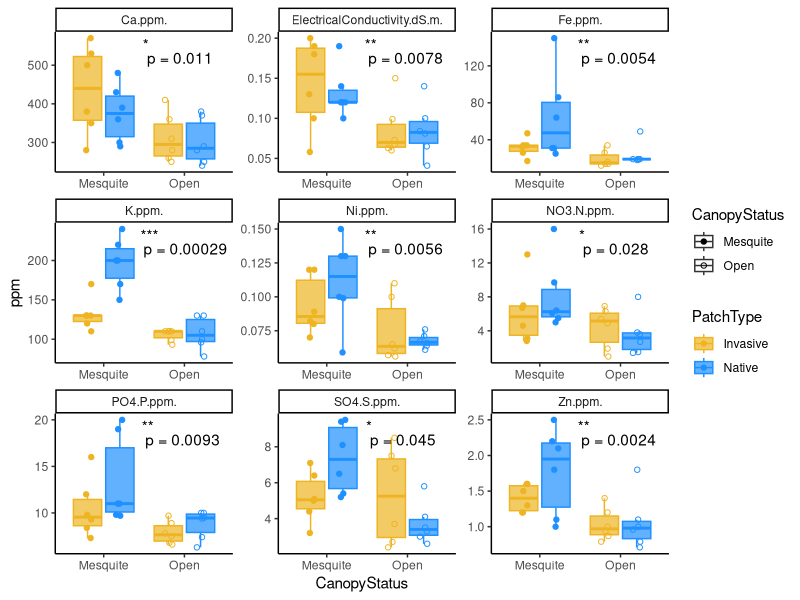
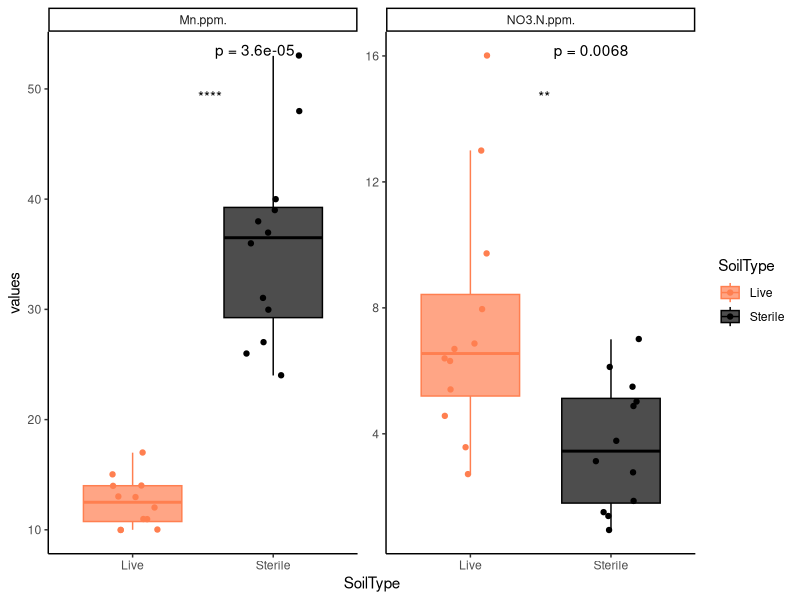
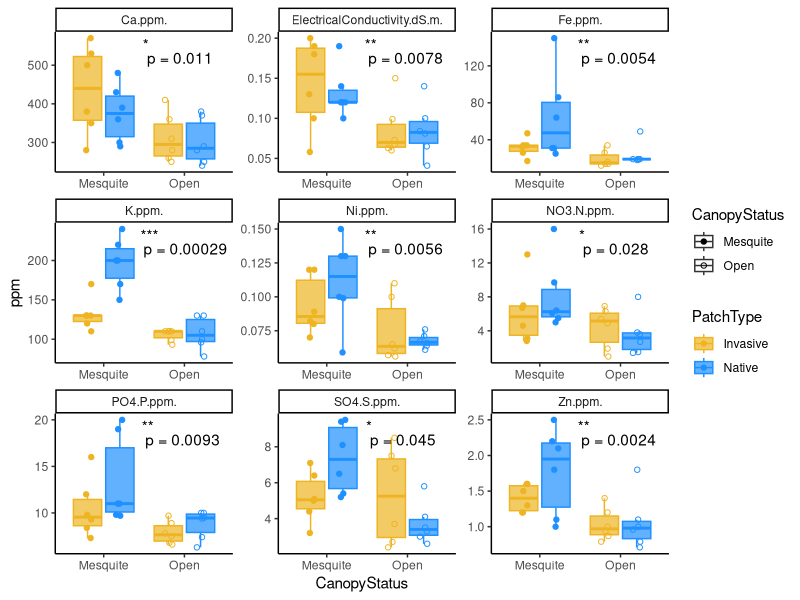
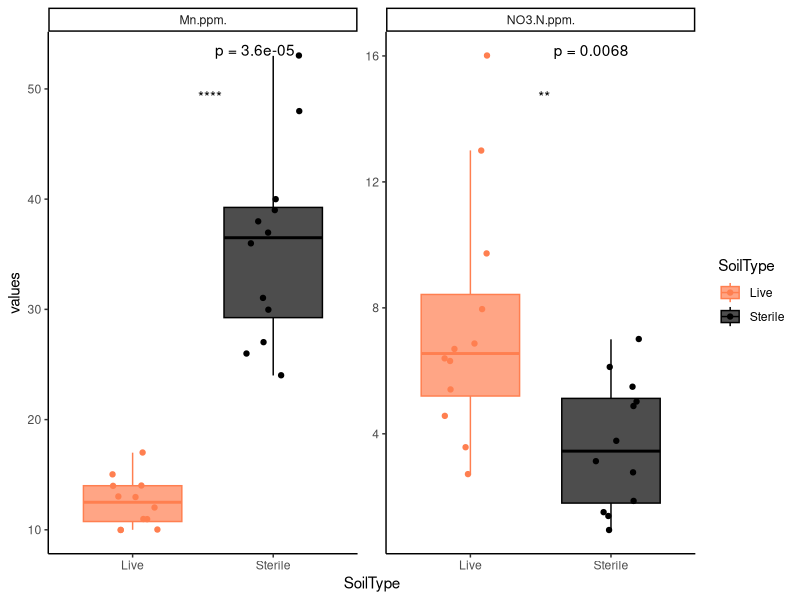

These charts were generated, in order, by the following R code:
#Monsoon Soil Endophytes

#Analysis Type Comparisons
#Taylor Portman
#21OCT22

#Read in libraries
library(dplyr)
library(ggplot2)
library(tidyr)
library(ggpubr)

#Set workind directory
setwd("/Volumes/GoogleDrive/My Drive/projects/MastersThesis/R/SRER_FieldExperiment")

#Read in data
dat<-read.csv("data_clean/MonsoonSoilChem_Clean.csv")
metadata<-read.csv("data_clean/MonsoonSoilMetadata_Clean.csv")
chem.long<-read.csv("data_clean/MonsoonSoilChem_Long_Clean.csv")

#Figure save file path
figures= 'MonsoonSoilChemistry/figures'


# Significant AnalysisType Comparisons ------------------------------------
sig.analysis1<-chem.long%>%
  filter(AnalysisType=="Ca.ppm."| AnalysisType=="Fe.ppm." | AnalysisType== "K.ppm."|
           AnalysisType=="ElectricalConductivity.dS.m."| AnalysisType=="Ni.ppm."| AnalysisType=="NO3.N.ppm."|
           AnalysisType=="PO4.P.ppm."| AnalysisType=="SO4.S.ppm."| AnalysisType=="Zn.ppm.")

sig.analysis2<-chem.long%>%
  filter(AnalysisType=="Mn.ppm."|AnalysisType=="NO3.N.ppm.")

# Sig Analysis 1: CanopyStatus  -----------------------------------------------------------

compare_means(values ~ CanopyStatus, data = sig.analysis1, 
              group.by = "AnalysisType")

colors= c("Invasive"= "goldenrod2", "Native"= "dodgerblue")
shapes= c("Mesquite"= 19, "Open"=1)
p <- ggboxplot(sig.analysis1, x = "CanopyStatus", y = "values",
               color = "PatchType", fill= "PatchType", palette = colors,
               add = "jitter", shape= "CanopyStatus",
               facet.by = "AnalysisType", scales= "free", alpha=0.7,
               short.panel.labs = TRUE)+
  labs(y="ppm")
# Use only p.format as label. Remove method name.
p<-p + stat_compare_means(label = "p.signif" ,label.x.npc= 0.5, label.y.npc = .9)+ 
  theme_classic()+
  stat_compare_means(label="p.format", label.x.npc= .70, label.y.npc=0.8)+
  scale_shape_manual(values=shapes)
p
fileName = paste(figures, 'Boxplot_SigChemAnalysis_CanopyStatus.png',sep = '/')
ggsave(fileName, p, dpi = 800,width= 18, height=12, units=c('cm'))

# Sig Analysis 2: SoilType  -----------------------------------------------------------

compare_means(values ~ SoilType, data = sig.analysis2, 
              group.by = "AnalysisType")

colors= c("Live"= "coral", "Sterile"= "black")
shapes= c("Mesquite"= 19, "Open"=1)
p <- ggboxplot(sig.analysis2, x = "SoilType", y = "values",
               color = "SoilType", fill="SoilType" ,palette = colors,
               add = "jitter", 
               facet.by = "AnalysisType", scales= "free", alpha=0.7,
               short.panel.labs = TRUE)
# Use only p.format as label. Remove method name.
p<-p + stat_compare_means(label = "p.signif" ,label.x.npc= 0.5, label.y.npc = .9)+ 
  theme_classic()+
  stat_compare_means(label="p.format", label.x.npc= .70, label.y.npc=1)+
  scale_shape_manual(values=shapes)
p
fileName = paste(figures, 'Boxplot_SigChemAnalysis_SoilType.png',sep = '/')
ggsave(fileName, p, dpi = 800,width= 18, height=12, units=c('cm'))
